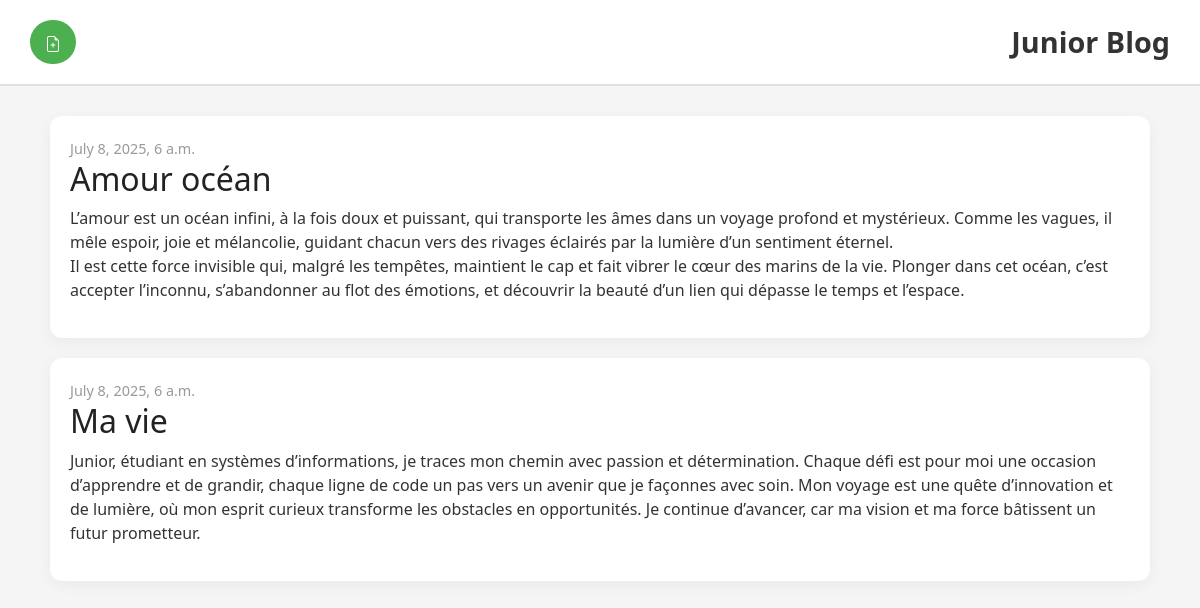
Before: / with the older database file.
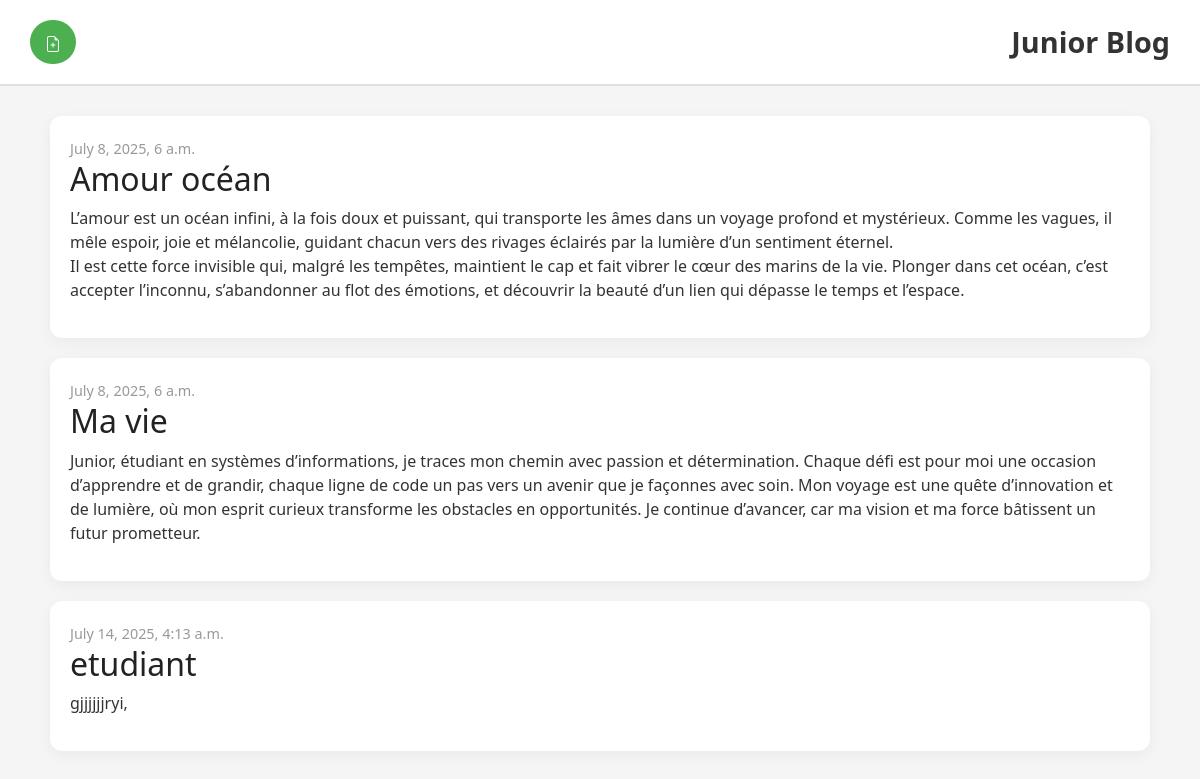
After: the same page with the newer database file.
### blog/models.py (models this page shows, shortened)
class Post(models.Model):
    author = models.ForeignKey(settings.AUTH_USER_MODEL, on_delete=models.CASCADE)
    title = models.CharField(max_length=200)
    text = models.TextField()
    created_date = models.DateTimeField(default=timezone.now)
    published_date = models.DateTimeField(blank=True, null=True)

### blog/views.py (the view)
# urls.py: path('', views.post_list, name='post_list'),
def post_list(request):
    posts = Post.objects.filter(published_date__lte=timezone.now()).order_by('published_date')
    return render(request, 'blog/post_list.html', {'posts': posts})

### blog/templates/blog/post_list.html (shortened to what this page needs)
  {% extends 'blog/base.html' %}
{% load static %}
{% block content %}
    {% for post in posts %}
        <article class="post">
            <time class="date">
                {{ post.published_date }}
            </time>
            <h2><a href="{% url 'post_detail' pk=post.pk %}">{{ post.title }}</a></h2>
            <p>{{ post.text|linebreaksbr }}</p>
        </article>
    {% endfor %}
{% endblock %}

Changed rows visible on the page:
added Post: published_date "July 14, 2025, 4:13 a.m.", title "etudiant", text "gjjjjjjryi,"
